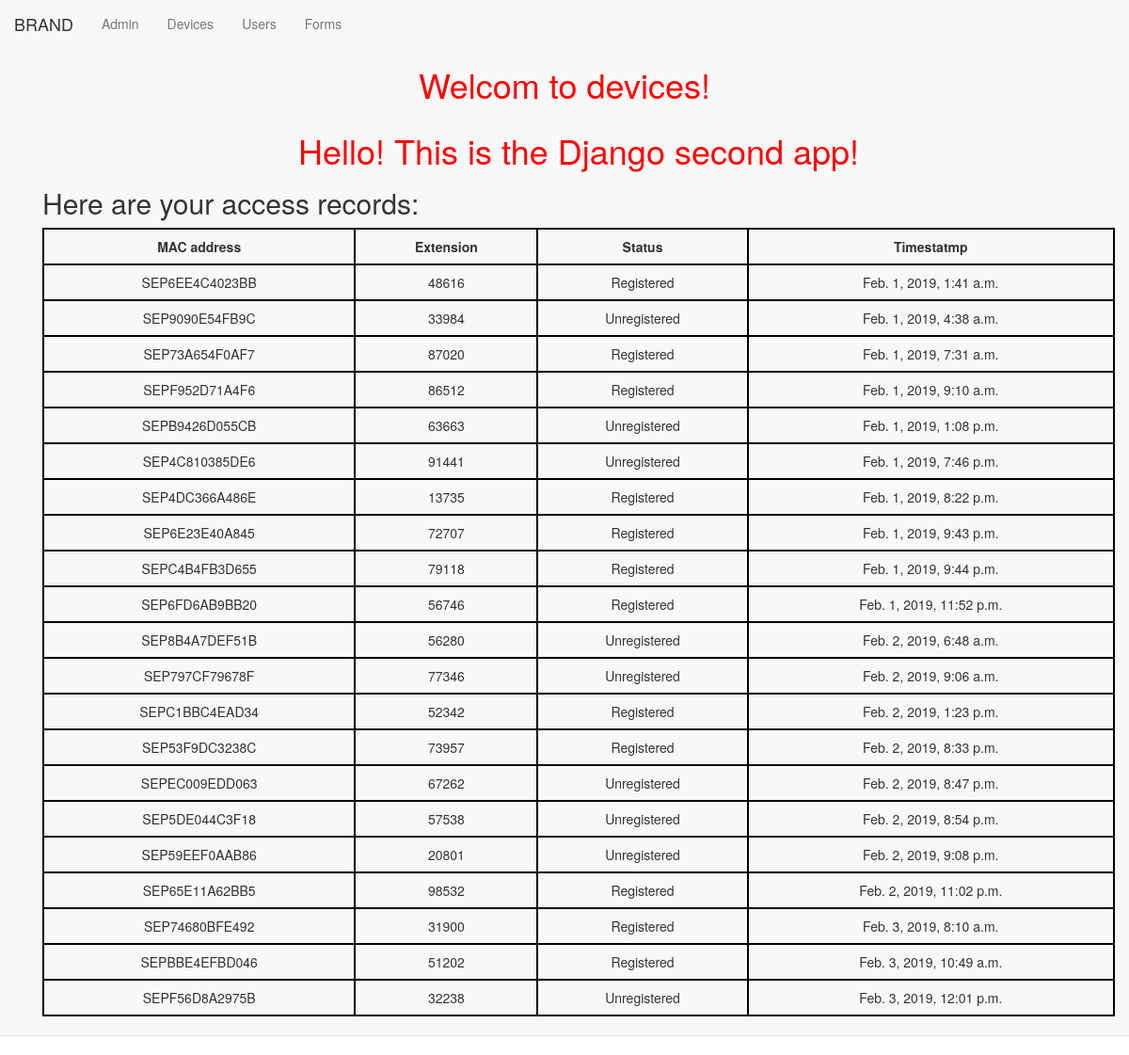
Page /second_app/devices/ on the committed database.
### second_app/models.py (models this page shows, shortened)
class Device(models.Model):
    mac_address = models.CharField(max_length=12, unique=True)
    extension = models.CharField(max_length=30)
    status = models.CharField(max_length=30)
    timestamp = models.DateTimeField()

### second_app/views.py (the view)
# urls.py: url(r'devices/', views.second_app_devices, name='second_app_devices'),
def second_app_devices(request):
    devices = Device.objects.order_by('timestamp')
    my_dict = {'devices': devices}
    return render(request, 'second_app/devices.html', context=my_dict)

### templates/second_app/devices.html
<!DOCTYPE html>
{% extends "second_app/base.html" %}
{% block body_block %}
    <h1>Welcom to devices!</h1>
    <div class="container">
        <h1>Hello! This is the Django second app!</h1>
        {% if devices %}
            <h2>Here are your access records:</h2>
            <table class="table">
                <th>MAC address</th>
                <th>Extension</th>
                <th>Status</th>
                <th>Timestatmp</th>
                {% for dev in devices %}
                    <tr>
                        <td>{{ dev.mac_address }}</td>
                        <td>{{ dev.extension }}</td>
                        <td>{{ dev.status }}</td>
                        <td>{{ dev.timestamp }}</td>
                    </tr>
                {% endfor %}
            </table>
        {% else %}
            <h2>No access records found</h2>
        {% endif %}
    </div>
{% endblock %}

### static/second_app/css/my_style.css (style rules this page uses)
h1 { color: red; text-align: center; }
table, th, td { border: 2px solid black; text-align: center; }

### rows in the picture
Device: mac_address "SEP6EE4C4023BB", extension "48616", status "Registered", timestamp "Feb. 1, 2019, 1:41 a.m."
Device: mac_address "SEP9090E54FB9C", extension "33984", status "Unregistered", timestamp "Feb. 1, 2019, 4:38 a.m."
Device: mac_address "SEP73A654F0AF7", extension "87020", status "Registered", timestamp "Feb. 1, 2019, 7:31 a.m."
Device: mac_address "SEPF952D71A4F6", extension "86512", status "Registered", timestamp "Feb. 1, 2019, 9:10 a.m."
Device: mac_address "SEPB9426D055CB", extension "63663", status "Unregistered", timestamp "Feb. 1, 2019, 1:08 p.m."
Device: mac_address "SEP4C810385DE6", extension "91441", status "Unregistered", timestamp "Feb. 1, 2019, 7:46 p.m."
Device: mac_address "SEP4DC366A486E", extension "13735", status "Registered", timestamp "Feb. 1, 2019, 8:22 p.m."
Device: mac_address "SEP6E23E40A845", extension "72707", status "Registered", timestamp "Feb. 1, 2019, 9:43 p.m."
Device: mac_address "SEPC4B4FB3D655", extension "79118", status "Registered", timestamp "Feb. 1, 2019, 9:44 p.m."
Device: mac_address "SEP6FD6AB9BB20", extension "56746", status "Registered", timestamp "Feb. 1, 2019, 11:52 p.m."
Device: mac_address "SEP8B4A7DEF51B", extension "56280", status "Unregistered", timestamp "Feb. 2, 2019, 6:48 a.m."
Device: mac_address "SEP797CF79678F", extension "77346", status "Unregistered", timestamp "Feb. 2, 2019, 9:06 a.m."
Device: mac_address "SEPC1BBC4EAD34", extension "52342", status "Registered", timestamp "Feb. 2, 2019, 1:23 p.m."
Device: mac_address "SEP53F9DC3238C", extension "73957", status "Registered", timestamp "Feb. 2, 2019, 8:33 p.m."
Device: mac_address "SEPEC009EDD063", extension "67262", status "Unregistered", timestamp "Feb. 2, 2019, 8:47 p.m."
Device: mac_address "SEP5DE044C3F18", extension "57538", status "Unregistered", timestamp "Feb. 2, 2019, 8:54 p.m."
Device: mac_address "SEP59EEF0AAB86", extension "20801", status "Unregistered", timestamp "Feb. 2, 2019, 9:08 p.m."
Device: mac_address "SEP65E11A62BB5", extension "98532", status "Registered", timestamp "Feb. 2, 2019, 11:02 p.m."
Device: mac_address "SEP74680BFE492", extension "31900", status "Registered", timestamp "Feb. 3, 2019, 8:10 a.m."
Device: mac_address "SEPBBE4EFBD046", extension "51202", status "Registered", timestamp "Feb. 3, 2019, 10:49 a.m."
Device: mac_address "SEPF56D8A2975B", extension "32238", status "Unregistered", timestamp "Feb. 3, 2019, 12:01 p.m."
